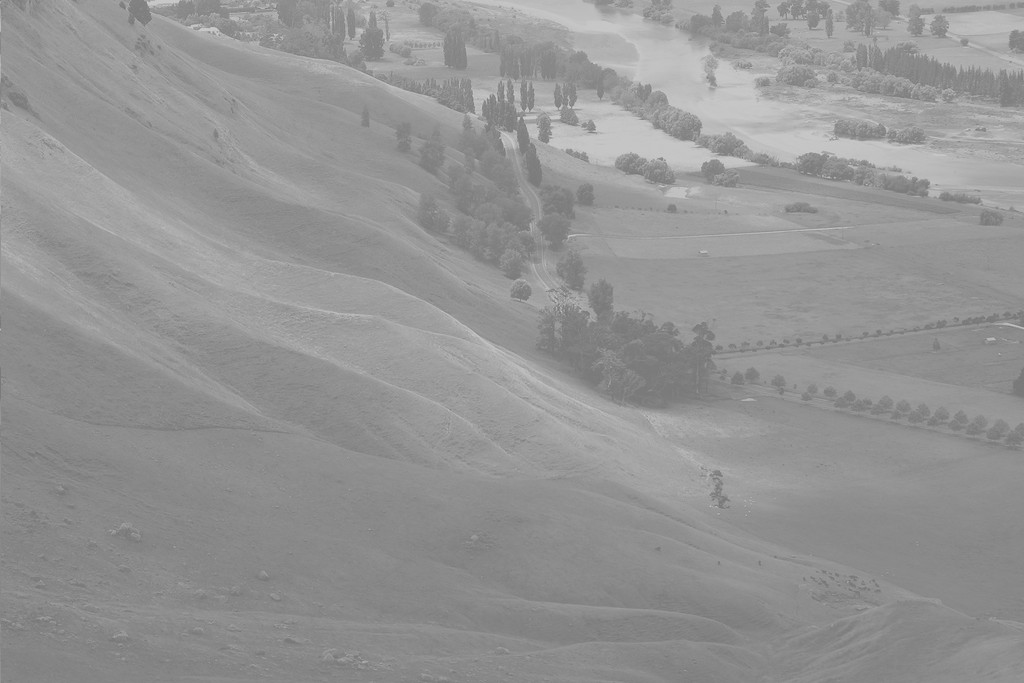
#> input picture OpenCVSample/lab1/test.png, 1024 x 683 px
$ python part2.py
#> lines starting #> are read from the running program, lines starting #| are printed output that depends on the picture
import numpy as np
import math
import cv2
from matplotlib import pyplot as plt
from matplotlib import image as mpimg


# read the picture and calculate the histogram of it
img = cv2.imread('test.png',0)
#> img is the input picture: shape (683, 1024); min 114, max 208, mean 148
histgramInitial = cv2.calcHist([img],[0],None,[256],[0,256])
#> histgramInitial = 256 values, max 28701 at index 137, min 0 at index 0, mean 2732

# get the width and height of a picture respectively
M,N = len(img[0]),len(img)
#> M = 1024; N = 683

# initialize the cumulative histogram
cumulgramInitial = np.zeros(256)

# compute the cumulative histogram by the histogram
for i in range(256):
  cumulgramInitial[i] = histgramInitial[i][0] + cumulgramInitial[i-1]
#> after the loop, cumulgramInitial = 256 values from 0 to 699392

# copy the image as imgI
imgI = img


# get equalized picture using the equation
for i in range(N):
  for j in range(M):
    img[i,j] = int((255 * cumulgramInitial[ img[i,j] ] ) / (M*N) +0.5)
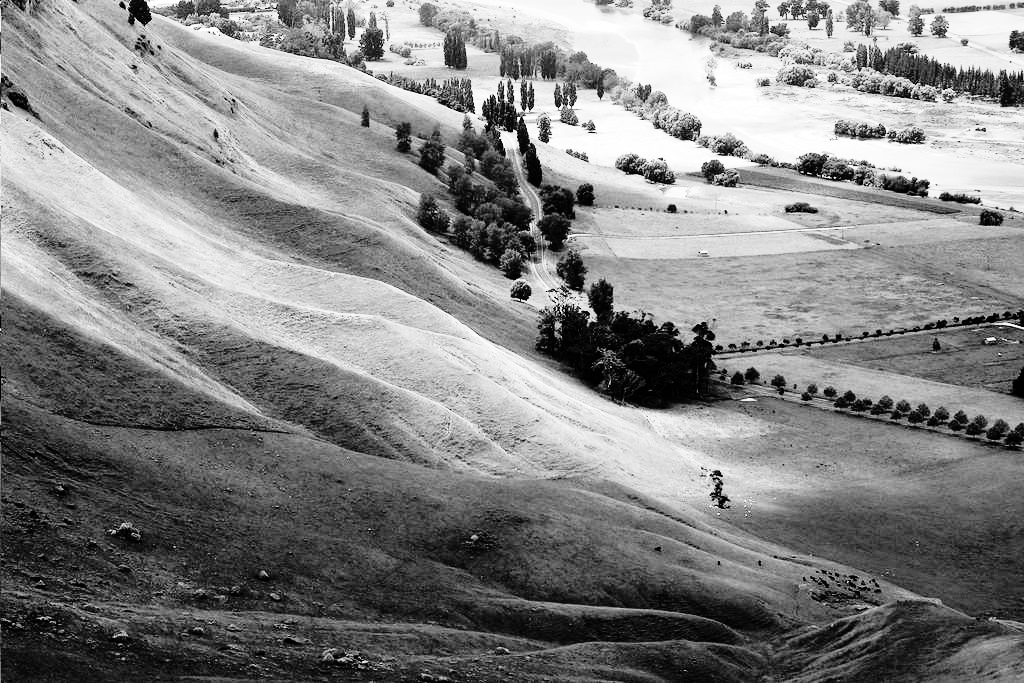
#> img: shape (683, 1024); min 0, max 255, mean 130.6

# get the histgram of the equalized image
histgramEqualize = cv2.calcHist([img],[0],None,[256],[0,256])
#> histgramEqualize = 256 values, max 28701 at index 62, min 0 at index 5, mean 2732

# display the initial image and equalized image and their histograms
plt.subplot(2,2,1)
plt.title('Initial Picture')
plt.imshow(cv2.imread('test.png'))

plt.subplot(2,2,2)
plt.title('Equalization Picture')
plt.gray()
plt.imshow(img)

plt.subplot(2,2,3)
plt.plot(histgramInitial ,'b')
plt.plot(histgramEqualize,'r')
plt.legend(('Initial','Equalized'), loc = 'upper right')
plt.xlim([0,256])
plt.title('Initial-Histogram vs Equalized-Histogram')
plt.ylabel('h(i)')

plt.show()
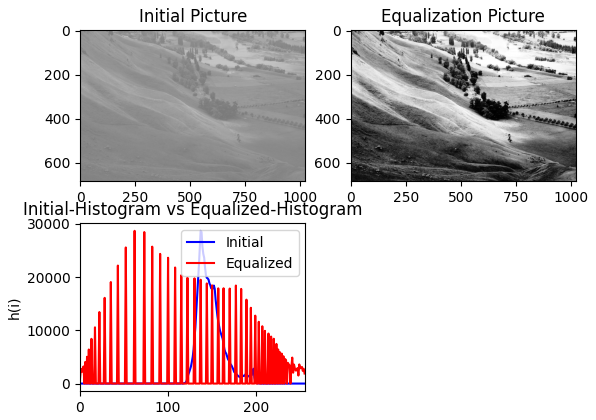
#> figure drawn by matplotlib, 3 panels; panel 3: curve peaks at x = 137, y = 28701; panel 3: curve peaks at x = 62, y = 28701
